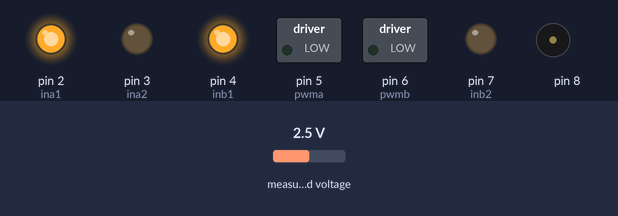
A sketch run on a simulated Arduino Nano, built with avr-gcc and run on an emulated ATmega328P. Shown: switched loads named in the sketch (green lamp = pin HIGH), output pins drawn as LEDs (lit = HIGH), buzzer (waves = sounding). Dashed ring = blinking. The test bench sets the inputs (shaded band); at power-on: measured voltage 2.5 V. What the sketch prints to the serial monitor is not drawn.

Above: at 2.4 s.
2.5 s: measured voltage set to 0.9 V
4.0 s: measured voltage set to 0.6 V
At 4.3 s:
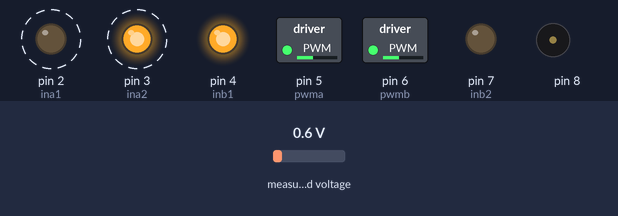
7.0 s: measured voltage set to 1.2 V
At 7.1 s:
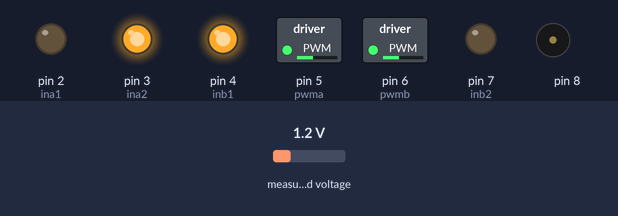
8.7 s: measured voltage set to 0.1 V
At 8.8 s:
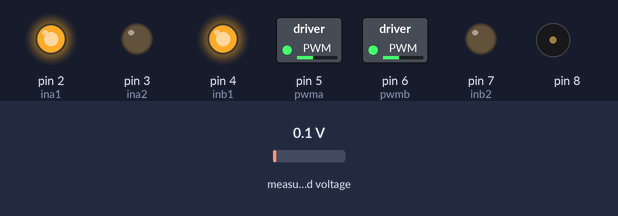
Timing chart, 0 to 12.7 s (numbered marks = the images above; inputs shaded):
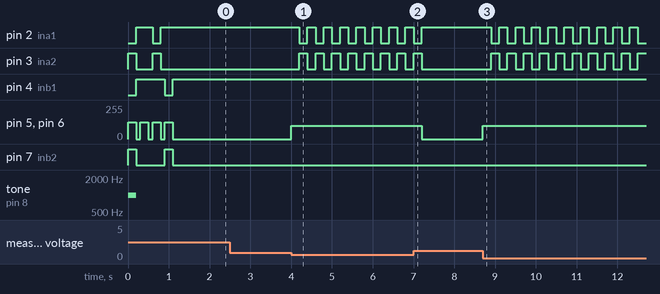

The sketch:

sumo_robo_1.ino
```cpp
#include <Adafruit_MCP3008.h>
Adafruit_MCP3008 adc;
int pwma = 5, ina1 = 2, ina2 = 3;
int pwmb = 6, inb1 = 4, inb2 = 7;
void setup() {
  Serial.begin(9600);
  while (!Serial);
  Serial.println("MCP3008 simple test.");
  adc.begin();
  pinMode(pwma, OUTPUT);
  pinMode(ina1, OUTPUT);
  pinMode(ina2, OUTPUT);
  pinMode(pwmb, OUTPUT);
  pinMode(inb1, OUTPUT);
  pinMode(inb2, OUTPUT);
  tone(8, 1000, 200);
  while (analogRead(A6) < 500);
  tone(8, 1000, 200);
  motor(127, 127); delay(200); motor(0, 0); delay(100);
  motor(-127, -127); delay(200); motor(0, 0); delay(100);
  motor(127, -127); delay(200); motor(0, 0); delay(100);
  motor(-127, 127); delay(200); motor(0, 0); delay(100);
}

void loop() {
/*
  if (adc.readADC(3) > 500) {
    motor(200, 200);
  }
  else if (adc.readADC(1) < 300) {
    motor(-200, 200);
  }
  else if (adc.readADC(6) < 300) {
    motor(200, -200);
  }
*/
  if (adc.readADC(1) < 150) {
    motor(-100, -100);
    delay(200);
    motor(100, -100);
    delay(200);
  }
  else {
    motor(0, 0);
  }
}

void view() {
  Serial.print(adc.readADC(0)); Serial.print("\t");
  Serial.print(adc.readADC(1)); Serial.print("\t");
  Serial.print(adc.readADC(3)); Serial.print("\t");
  Serial.print(adc.readADC(6)); Serial.print("\t");
  Serial.print(adc.readADC(7)); Serial.print("\t");
  Serial.println(); delay(100);
}

void motor(int A, int B) {
  if (A > 0) {
    analogWrite(pwma, A);
    digitalWrite(ina1, LOW);
    digitalWrite(ina2, HIGH);
  }
  if (A <= 0) {
    analogWrite(pwma, -A);
    digitalWrite(ina1, HIGH);
    digitalWrite(ina2, LOW);
  }
  if (B > 0) {
    analogWrite(pwmb, B);
    digitalWrite(inb1, LOW);
    digitalWrite(inb2, HIGH);
  }
  if (B <= 0) {
    analogWrite(pwmb, -B);
    digitalWrite(inb1, HIGH);
    digitalWrite(inb2, LOW);
  }
}
```

Measured:
- the behaviour switches between 0.8 and 0.7 V on measured voltage (found by bisection; images 0 and 1)
- after the input at 2.5 s, every drawn part: stays the same
- after the input at 4.0 s, pin 2 (ina1), pin 3 (ina2): alternates HIGH for 0.20 s and LOW for 0.20 s, starting after 0.20 s; pin 5 (pwma), pin 6 (pwmb): 0/255 → 100/255 at once
- after the input at 7.0 s, pin 2 (ina1): goes on until 7.2 s, then stays HIGH; pin 3 (ina2): goes on until 7.2 s, then stays LOW; pin 5 (pwma), pin 6 (pwmb): 100/255 → 0/255 after 0.20 s
- after the input at 8.7 s, pin 2 (ina1), pin 3 (ina2): alternates HIGH for 0.20 s and LOW for 0.20 s, starting after 0.20 s; pin 5 (pwma), pin 6 (pwmb): 0/255 → 100/255 at once
